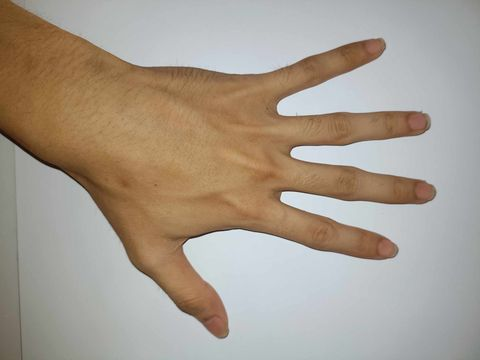
#> input picture sample2.jpg, 480 x 360 px
$ python -i api.py   (imports and definitions only)
#> lines starting #> are read from the running program, lines starting #| are printed output that depends on the picture; after the words box and inside, x2 and y2 are one past the last pixel; in counts of white or black regions, pixels touching at a corner belong together
#> further down, picture is the input picture: shape (360, 480, 3); mean B, G, R 143.1, 156.3, 167.6

from typing import Tuple
from imutils import perspective
from imutils import contours
import numpy as np
import imutils
import cv2
from flask import Flask, request, jsonify

from PIL import Image
import shadowremover


# [1 line not run here, left out]

# [55 lines left out: functions remove_shadow, scale_image, show_images, not called in this run]

def process_image_cnts(image, method='top-to-bottom', show_image=False):

#> called with method = 'top-to-bottom', show_image = False
    gray = cv2.cvtColor(image, cv2.COLOR_BGR2GRAY)
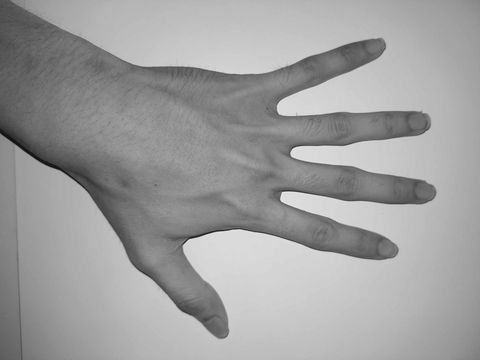
#> gray: shape (360, 480); min 9, max 240, mean 158.1
    blur = cv2.GaussianBlur(gray, (9, 9), 0)
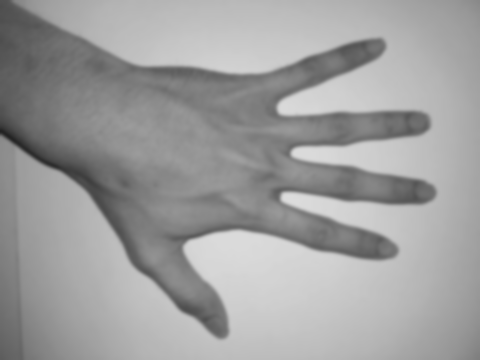
#> blur: shape (360, 480); min 34, max 221, mean 158.1

    edged = cv2.Canny(image, 100, 200)
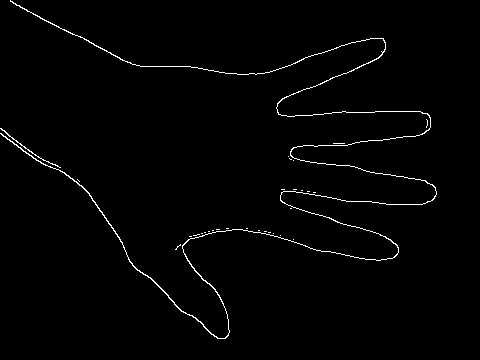
#> edged: shape (360, 480); 1.4% white in thin lines or dots, all inside (x1, y1, x2, y2) = (0, 0, 437, 339)
    edged = cv2.dilate(edged, None, iterations=1)
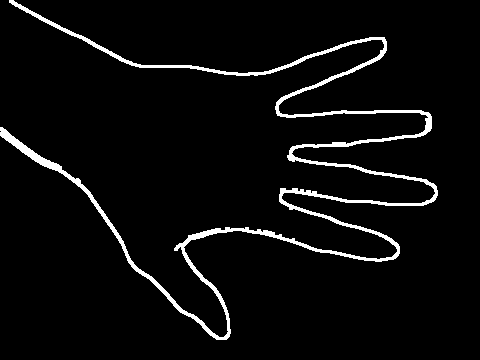
#> edged: shape (360, 480); 4.4% white; 1 white region, box (x1, y1, x2, y2) and area: (0, 0, 438, 340) 7594
    edged = cv2.erode(edged, None, iterations=1)
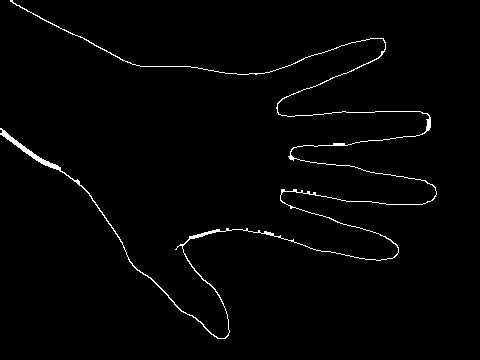
#> edged: shape (360, 480); 1.6% white in thin lines or dots, all inside (x1, y1, x2, y2) = (0, 0, 437, 339)

    if show_image:
        cv2.imshow('Blurred', blur)
        cv2.imshow('Edged', edged)
        cv2.waitKey(0)
        cv2.destroyAllWindows()

    # Step 4: Find contours
    cnts = cv2.findContours(edged.copy(), cv2.RETR_EXTERNAL, cv2.CHAIN_APPROX_SIMPLE)
#> cnts = 1 contour; box (x1, y1, x2, y2) and area: (0, 0, 437, 339) 834
    cnts = imutils.grab_contours(cnts)

    # Step 5: Sort contours based on the method (default: top-to-bottom)
    (cnts, _) = contours.sort_contours(cnts, method=method)

    # Step 6: Filter out small contours (area threshold > 100)
    cnts = [x for x in cnts if cv2.contourArea(x) > 100]

    print(f"Found {len(cnts)} contours")
#| Found 1 contours

    return cnts

# [125 lines left out: functions detect_coin, detect_finger_contour, calculate_scale_factor, measure_finger_width, measure_finger, not called in this run]

# [3 lines that did not run here, left out]

# [3 lines not run here, left out]

>>> import cv2
>>> picture = cv2.imread('sample2.jpg')
>>> result = process_image_cnts(picture)
#> result has the same summary as cnts in process_image_cnts

$ run again, on phone.jpg
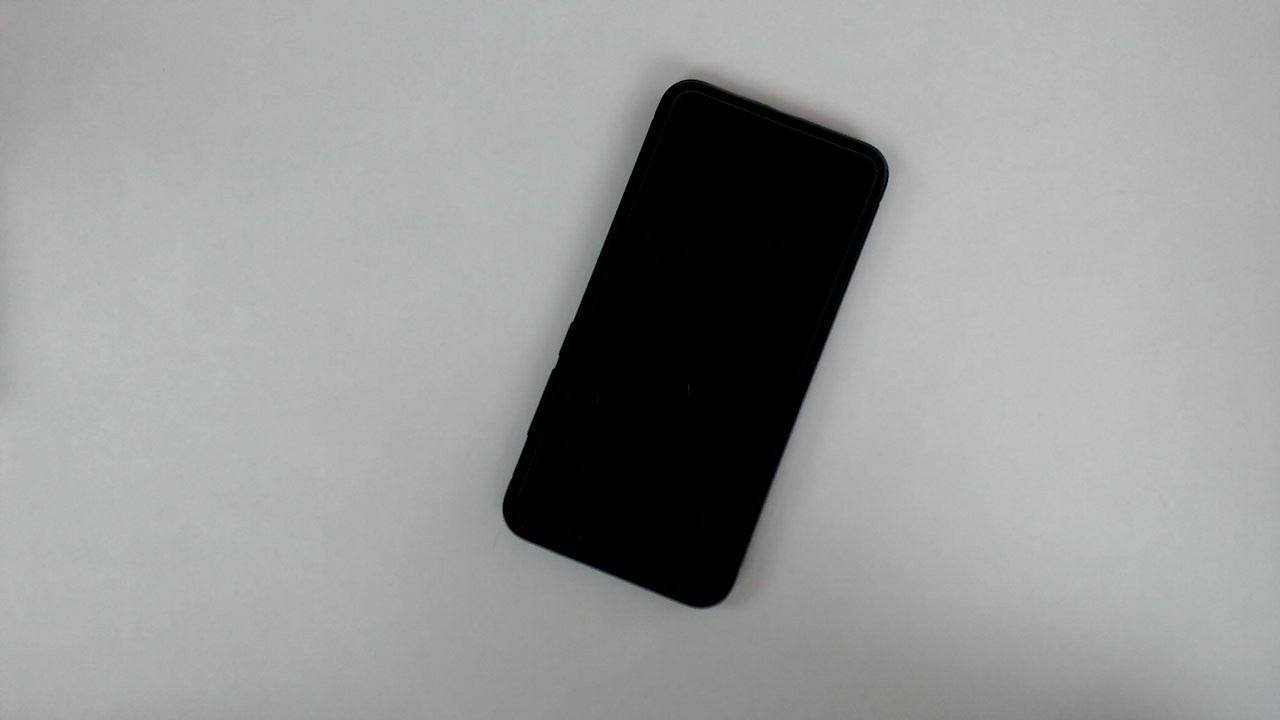
#> input picture phone.jpg, 1280 x 720 px
#> picture is the input picture: shape (720, 1280, 3); mean B, G, R 151, 151.5, 150.2
#> in process_image_cnts, `edged = cv2.Canny(image, 100, 200)`:
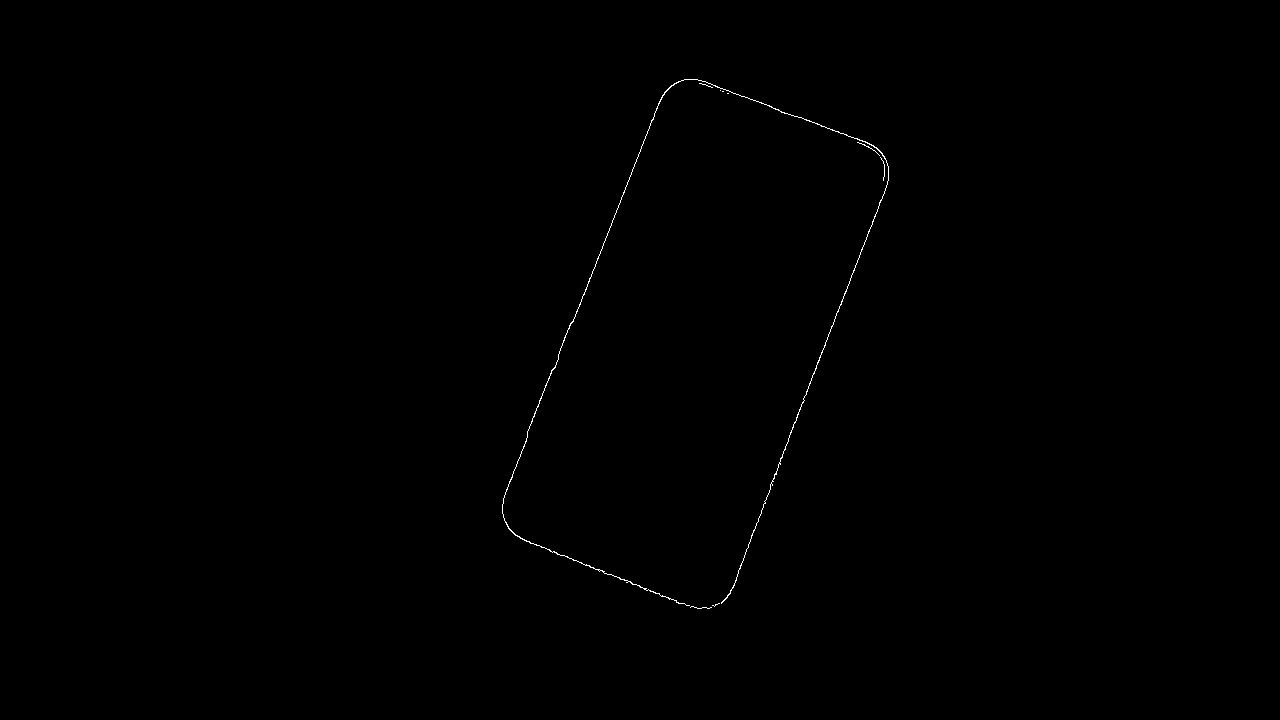
#> edged: shape (720, 1280); 0.17% white in thin lines or dots, all inside (x1, y1, x2, y2) = (502, 79, 889, 609)
#> in process_image_cnts, `edged = cv2.dilate(edged, None, iterations=1)`:
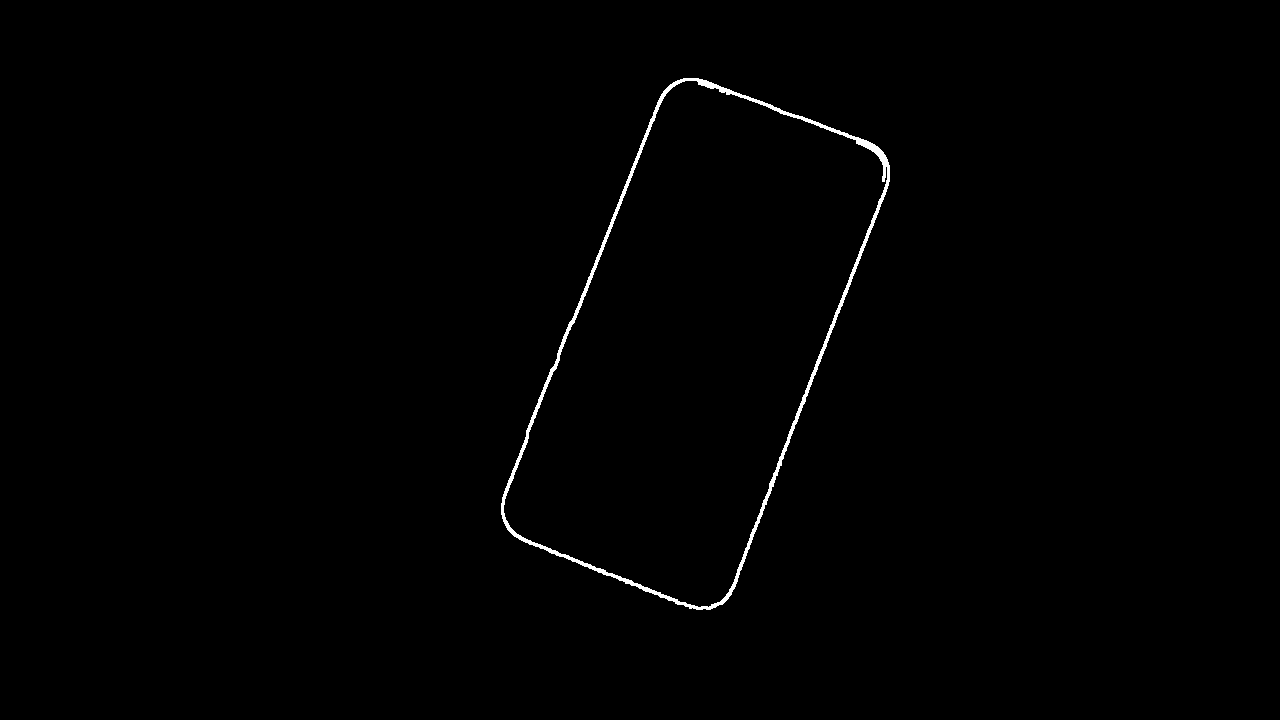
#> edged: shape (720, 1280); 0.59% white; 1 white region, box (x1, y1, x2, y2) and area: (501, 78, 890, 610) 5458
#> cnts = 1 contour; box (x1, y1, x2, y2) and area: (502, 79, 889, 609) 119729
#| Found 1 contours
#> result has the same summary as cnts in process_image_cnts
